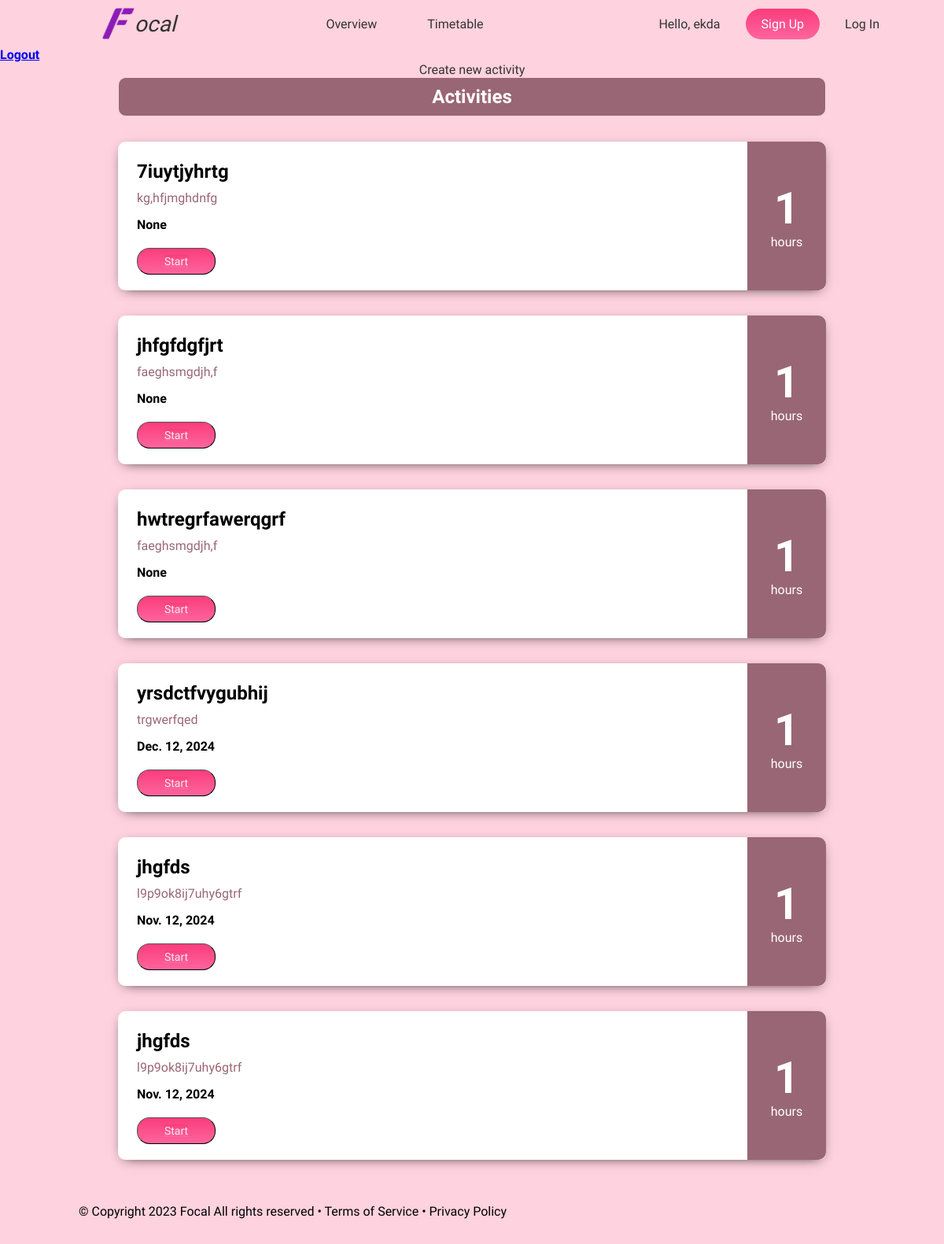
/timetable/ (signed in), run on an earlier commit of the app's database.
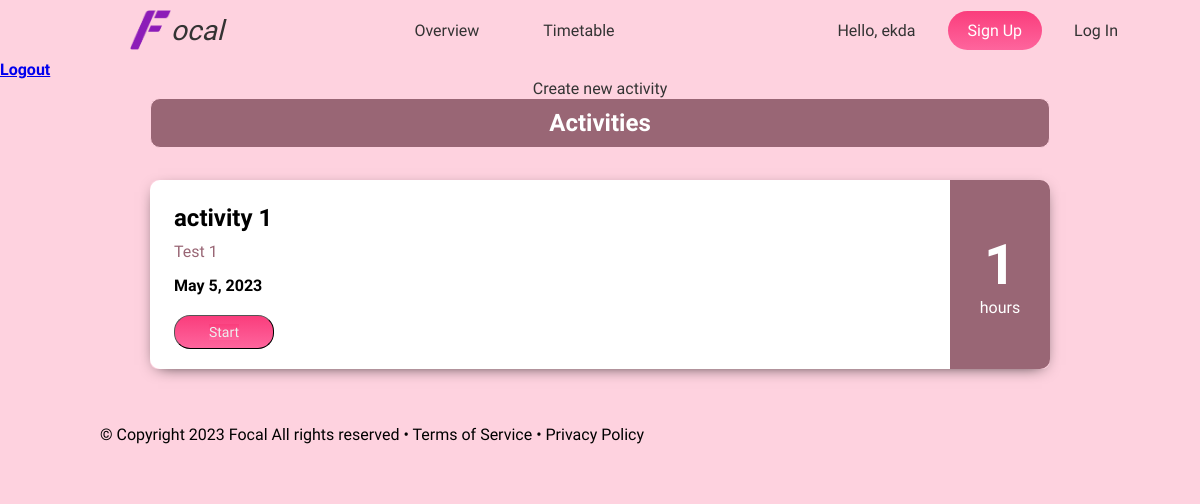
And on a later commit of the database.
### functionality/models.py (models this page shows, shortened)
class Activity(models.Model):
    activity_name = models.CharField(max_length = 200)
    user_id = models.ForeignKey(User, on_delete=models.CASCADE)
    date_time_start = models.DateField()
    duration = models.IntegerField(default=1)
    completion = models.DecimalField(decimal_places=3, max_digits=4, default=0)
    record_description = models.CharField(max_length=2000)

### functionality/views.py (the view)
# urls.py: path('timetable/', views.timetable, name = 'timetable'),
@login_required(login_url='login')
def timetable(request):
    user = User.objects.get(username = request.user.username)
    try:
        activity_obj = Activity.objects.filter(user_id = user)
    except:
        activity_obj = None
    context = {'activity': activity_obj}
    return render(request, 'timetable.html',context)

### templates/timetable.html (shortened to what this page needs)
{%extends 'base.html'%}
{% block content %}
{%load static%}
<!DOCTYPE html>
<html lang="en">
<head>
    <link rel="stylesheet" href="{% static 'timetable.css' %}">
</head>
<body>
    <div class="activity_container">
        <p><a href="{% url 'create-activity'  %}" class="menu">Create new activity</a></p>
        <h1 class="title">Activities</h1>
        {% for item in activity %}
        <div class="activity">
            <div class="activity_left">
                <h3 class="activity_name">{{item.activity_name}}</h3>
                <div class="record_description">
                    {{item.record_description}}
                </div>
                <div class="date_time_start">
                    {{item.date_time_start}}
                </div>
                <button class="button"><a href="{% url 'timer' activity_name=item.activity_name %}">Start</a></button>
            </div>
            <div class="activity_right">
                <div class="activity_date">
                    <div class="duration">{{item.duration}}</div>
                    <div class="unit">hours</div>
                </div>
            </div>
        </div>
        {% endfor %}
    </div>
</body>
</html>
{% endblock %}

### templates/base.html (shortened to what this page needs)
<!DOCTYPE html>
<html lang="en">
<head>
    {%load static%}
    <link rel="stylesheet" href="{% static 'styles.css' %}" />
</head>
<body>
    <nav class="navbar">
        <div class="navbar__container">
            <a href="/" id="navbar__icon"><img src="{% static 'Focal logo.png' %}" id="icon">ocal</a>
                <ul class="navbar__menu">
                    <li><a href="{% url 'overview' %}" class="menu">Overview</a></li>
                    <li><a href="{% url 'timetable' %}" class="menu">Timetable</a></li>
                </ul>
                <ul class="navbar__menu">
                    <li class="menu">Hello, {{request.user}}</li>
                    <li class="navbar__button"><a href="{% url 'register' %}" id="button">Sign Up</a></li>
                    <li><a href="{% url 'login' %}" class="menu">Log In</a></li>
                </ul>
                </div>
                <div class="navbar__welcome">
                        <span style="font-weight: bold">
                            <a href="{% url 'logout' %}">Logout</a>
                        </span>
        </div>
    </nav>
    {%block content%}
    {%endblock%}
        <footer class="footer">
            <p>© Copyright 2023 Focal All rights reserved • Terms of Service • Privacy Policy</p>
        </footer>
    </body>
</html>

### static/styles.css (style rules this page uses)
* { box-sizing: border-box; padding: 0; margin: 0; font-family: 'Nunito Sans', sans-serif; }
.navbar { background-color: #fed2df; position: sticky; top: 0; z-index: 1; }
.navbar__container { display: flex; justify-content: space-between; align-items: center; height: 60px; width: 100%; z-index: 1; margin: 0 auto; padding: 0 50px; }
#navbar__icon { color: #333333; text-decoration: none; display: flex; align-items: center; cursor: pointer; font-size: 1.75rem; font-weight: 300; font-style: italic; padding-left: 80px; }
#icon { height: 50px; padding: 5px 0 5px 0; }
.navbar__menu { display: flex; align-items: center; list-style: none; text-align: center; }
.menu { color: #333333; text-decoration: none; display: flex; align-items: center; justify-content: center; padding: 0 2rem; height: 100%; }
.navbar__button { display: flex; align-items: center; justify-content: center; }
#button { color: #fff; text-decoration: none; display: flex; align-items: center; justify-content: center; margin: 0 auto; padding: 10px 20px; height: 100%; width: 100%; border: none; outline: none; border-radius: 90px; background: rgb(250, 61, 124); background: linear-gradient(180deg, rgba(250, 61, 124, 1) 0%, rgba(254, 101, 157, 1) 100%); }
.footer { padding: 1rem 0 2rem 0; margin: 40px auto 0 100px; }

### static/timetable.css (style rules this page uses)
* { background-color: #fed2df; }
.activity_container { max-width: 900px; padding: 0; margin: 0 auto; font-family: 'Nunito Sans', sans-serif; }
.title { background-color: #996675; color: white; font-size: 24px; text-align: center; border: 1px solid #fed2df; border-radius: 10px; padding: 10px 0 10px 0; }
.activity { box-shadow: 0 4px 16px -8px rgba(0, 0, 0, 4); display: flex; border-radius: 8px; margin: 32px 0; }
.activity_left { background-color: #fff; display: flex; flex-direction: column; justify-content: center; padding: 0 24px; border-radius: 10px 0 0 10px; width: 800px; }
.activity_name { font-size: 24px; margin: 24px 0 10px 0; background-color: #fff; }
.record_description { background-color: #fff; color: #996675; }
.date_time_start { background-color: #fff; font-weight: bold; padding-top: 15px; }
.button { background: rgb(250, 61, 124); background: linear-gradient(180deg, rgba(250, 61, 124, 1) 0%, rgba(254, 101, 157, 1) 100%); color: white; display: flex; align-items: center; justify-content: center; width: 100px; padding: 8px; border-radius: 16px; border-width: 1px; margin: 20px 0; font-size: 14px; cursor: pointer; transition: all 0.35s; outline: none; }
.button a { background: rgb(250, 61, 124); background: linear-gradient(180deg, rgba(250, 61, 124, 1) 0%, rgba(254, 101, 157, 1) 100%); color: #eee; text-decoration: none; z-index: 2; position: relative; }
.activity_right { background-color: #996675; color: white; font-weight: bold; text-align: center; display: flex; align-items: center; justify-content: center; padding: 8px 48px; border-radius: 0 10px 10px 0; width: 100px; }
.duration { background-color: #996675; font-size: 56px; }
.unit { background-color: #996675; font-size: 16px; font-weight: normal; }

What changed in the data, as far as the page shows it:
removed Activity: activity_name "7iuytjyhrtg", record_description "kg,hfjmghdnfg", date_time_start "None", duration "1"
removed Activity: activity_name "jhfgfdgfjrt", record_description "faeghsmgdjh,f", date_time_start "None", duration "1"
removed Activity: activity_name "hwtregrfawerqgrf", record_description "faeghsmgdjh,f", date_time_start "None", duration "1"
removed Activity: activity_name "yrsdctfvygubhij", record_description "trgwerfqed", date_time_start "Dec. 12, 2024", duration "1"
removed Activity: activity_name "jhgfds", record_description "l9p9ok8ij7uhy6gtrf", date_time_start "Nov. 12, 2024", duration "1"
removed Activity: activity_name "jhgfds", record_description "l9p9ok8ij7uhy6gtrf", date_time_start "Nov. 12, 2024", duration "1"
added Activity: activity_name "activity 1", record_description "Test 1", date_time_start "May 5, 2023", duration "1"
